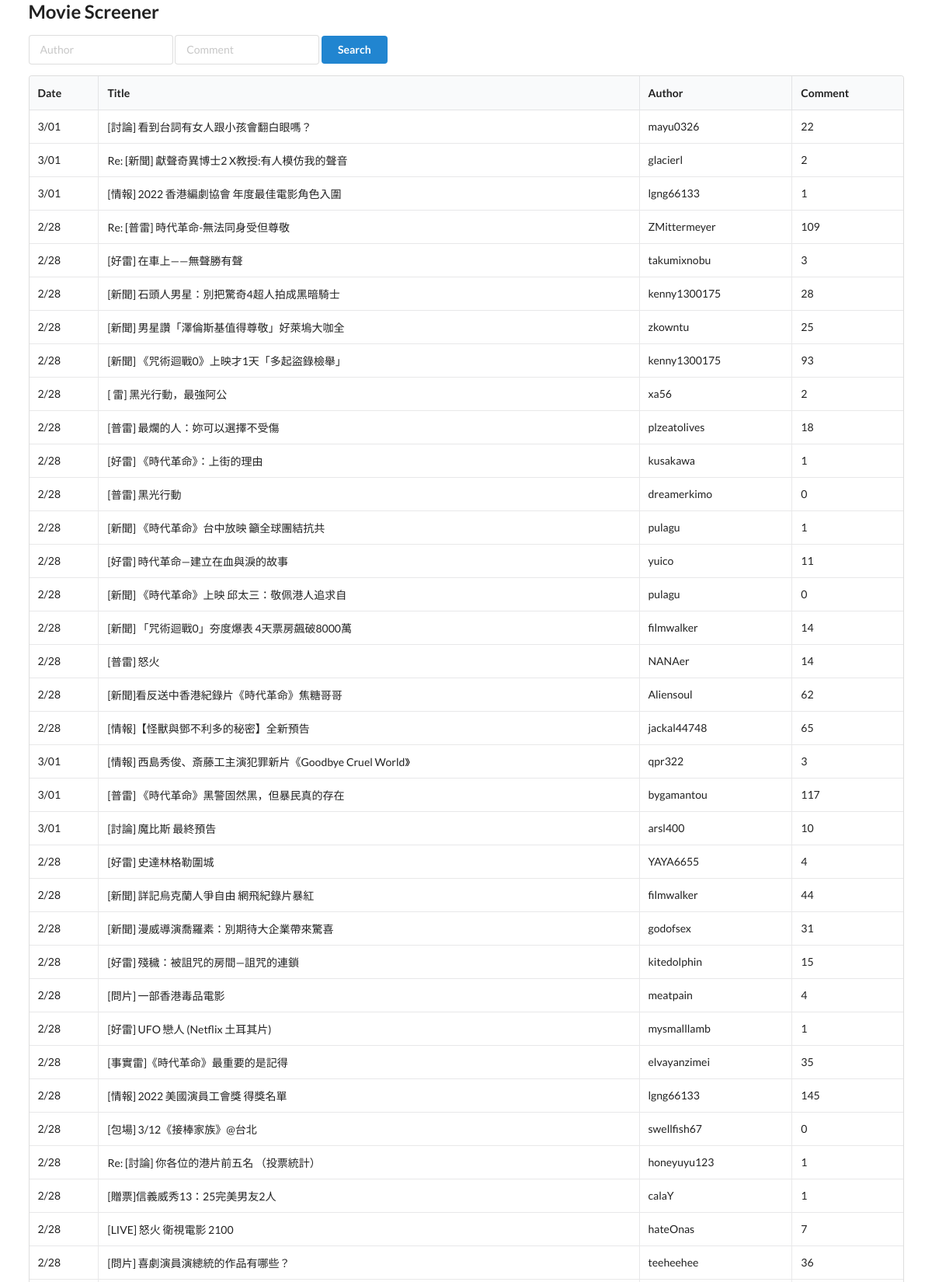
Page /?page_num=3&author=&date=&comment= (upper part) on the committed database.
### models.py (models this page shows)
class Movie(Base):
    __tablename__ = "movies"
    author = Column(String, index=True)
    title = Column(String,primary_key=True, index=True)
    date = Column(String, index=True)
    comment = Column(Integer, index=True)  # Column(Numeric(10,2))

### main.py (the view)
@app.get("/") # 指定 api 路徑 (get方法)
def home(request: Request, date = "", title = "", author = "", comment = "", limit: int = 50, page_num: int = 1, db: Session = Depends(get_db)):
    conn = sqlite3.connect('movies.db')  #建立資料庫
    cursor = conn.cursor()
    data_length = len(pd.read_sql("SELECT * FROM movies", conn))
    movies= db.query(Movie)
    if author != "":
        movies = movies.filter(Movie.author == author)
    if comment != "":
        movies = movies.filter(Movie.comment > comment)
    skip = (page_num - 1) * limit
    data_length = movies.offset(skip).count()
    print(data_length)
    movies = movies.offset(skip).limit(limit)
    response = {
        "request": request,
        "movies": movies,
        "page_num": page_num,
        "pagination":{}
    }
    start = (page_num - 1) * limit
    end = start + limit
    if end >= data_length:
        response["pagination"]["next"] = None
        if page_num > 1:
            response["pagination"]["previous"] = f"?page_num={page_num-1}&author={author}&date={date}&comment={comment}"
        else:
            response["pagination"]["previous"] = None
    else:
        if page_num > 1:
            response["pagination"]["previous"] = f"?page_num={page_num-1}&author={author}&date={date}&comment={comment}"
        else:
            response["pagination"]["previous"] = None
        response["pagination"]["next"] = f"?page_num={page_num+1}&author={author}&date={date}&comment={comment}"
    return templates.TemplateResponse("home.html", response)

### templates/home.html (shortened to what this page needs)
{% extends "layout.html" %}
{% block content %}
<form method="get">
    <div class="ui input">
        <input name="author" type="text" placeholder="Author" value="{{ author or '' }}">
    </div>
    <div class="ui input">
        <input name="comment" type="text" placeholder="Comment" value="{{ comment or '' }}">
    </div>
    <button class="ui button primary">
        Search
    </button>
</form>
<table class="ui celled table">
    <thead>
      <tr>
        <th>Date</th>
        <th>Title</th>
        <th>Author</th>
        <th>Comment</th>
      </tr>
    </thead>
    <tbody>
      {% for movie in movies %}
      <tr>
        <td>{{ movie.date }}</td>
        <td>{{ movie.title }}</td>
        <td>{{ movie.author }}</td>
        <td>{{ movie.comment }}</td>
      </tr>
      {% endfor %}
    </tbody>
</table>
{% endblock %}

### rows in the picture
Movie: date "3/01", title "[討論] 看到台詞有女人跟小孩會翻白眼嗎？", author "mayu0326", comment "22"
Movie: date "3/01", title "Re: [新聞] 獻聲奇異博士2 X教授:有人模仿我的聲音", author "glacierl", comment "2"
Movie: date "3/01", title "[情報] 2022 香港編劇協會 年度最佳電影角色入圍", author "lgng66133", comment "1"
Movie: date "2/28", title "Re: [普雷] 時代革命-無法同身受但尊敬", author "ZMittermeyer", comment "109"
Movie: date "2/28", title "[好雷] 在車上——無聲勝有聲", author "takumixnobu", comment "3"
Movie: date "2/28", title "[新聞] 石頭人男星：別把驚奇4超人拍成黑暗騎士", author "kenny1300175", comment "28"
Movie: date "2/28", title "[新聞] 男星讚「澤倫斯基值得尊敬」好萊塢大咖全", author "zkowntu", comment "25"
Movie: date "2/28", title "[新聞] 《咒術迴戰0》上映才1天「多起盜錄檢舉」", author "kenny1300175", comment "93"
Movie: date "2/28", title "[ 雷] 黑光行動，最強阿公", author "xa56", comment "2"
Movie: date "2/28", title "[普雷] 最爛的人：妳可以選擇不受傷", author "plzeatolives", comment "18"
Movie: date "2/28", title "[好雷] 《時代革命》：上街的理由", author "kusakawa", comment "1"
Movie: date "2/28", title "[普雷] 黑光行動", author "dreamerkimo", comment "0"
Movie: date "2/28", title "[新聞] 《時代革命》台中放映 籲全球團結抗共", author "pulagu", comment "1"
Movie: date "2/28", title "[好雷] 時代革命—建立在血與淚的故事", author "yuico", comment "11"
Movie: date "2/28", title "[新聞] 《時代革命》上映 邱太三：敬佩港人追求自", author "pulagu", comment "0"
Movie: date "2/28", title "[新聞] 「咒術迴戰0」夯度爆表 4天票房飆破8000萬", author "filmwalker", comment "14"
Movie: date "2/28", title "[普雷] 怒火", author "NANAer", comment "14"
Movie: date "2/28", title "[新聞]看反送中香港紀錄片《時代革命》焦糖哥哥", author "Aliensoul", comment "62"
Movie: date "2/28", title "[情報]【怪獸與鄧不利多的秘密】全新預告", author "jackal44748", comment "65"
Movie: date "3/01", title "[情報] 西島秀俊、斎藤工主演犯罪新片《Goodbye Cruel World》", author "qpr322", comment "3"
Movie: date "3/01", title "[普雷] 《時代革命》黑警固然黑，但暴民真的存在", author "bygamantou", comment "117"
Movie: date "3/01", title "[討論] 魔比斯 最終預告", author "arsl400", comment "10"
Movie: date "2/28", title "[好雷] 史達林格勒圍城", author "YAYA6655", comment "4"
Movie: date "2/28", title "[新聞] 詳記烏克蘭人爭自由 網飛紀錄片暴紅", author "filmwalker", comment "44"
Movie: date "2/28", title "[新聞] 漫威導演喬羅素：別期待大企業帶來驚喜", author "godofsex", comment "31"
Movie: date "2/28", title "[好雷] 殘穢：被詛咒的房間—詛咒的連鎖", author "kitedolphin", comment "15"
Movie: date "2/28", title "[問片] 一部香港毒品電影", author "meatpain", comment "4"
Movie: date "2/28", title "[好雷] UFO 戀人 (Netflix 土耳其片)", author "mysmalllamb", comment "1"
Movie: date "2/28", title "[事實雷]《時代革命》最重要的是記得", author "elvayanzimei", comment "35"
Movie: date "2/28", title "[情報] 2022 美國演員工會獎 得獎名單", author "lgng66133", comment "145"
Movie: date "2/28", title "[包場] 3/12《接棒家族》@台北", author "swellfish67", comment "0"
Movie: date "2/28", title "Re: [討論] 你各位的港片前五名 （投票統計）", author "honeyuyu123", comment "1"
Movie: date "2/28", title "[贈票]信義威秀13：25完美男友2人", author "calaY", comment "1"
Movie: date "2/28", title "[LIVE] 怒火 衛視電影 2100", author "hateOnas", comment "7"
Movie: date "2/28", title "[問片] 喜劇演員演總統的作品有哪些？", author "teeheehee", comment "36"
